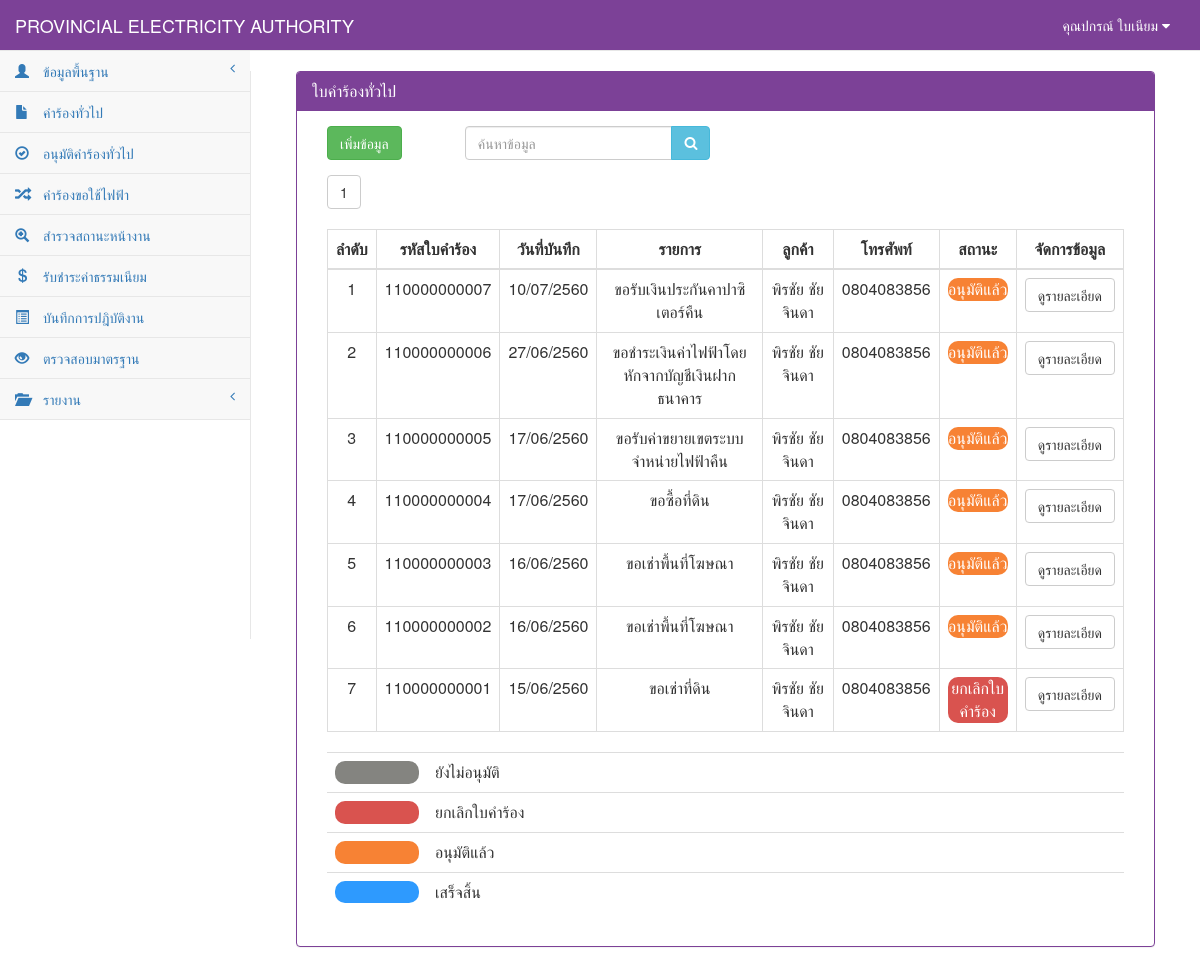
The page /RequestGeneral_show.php (signed in) on the database as committed earlier.
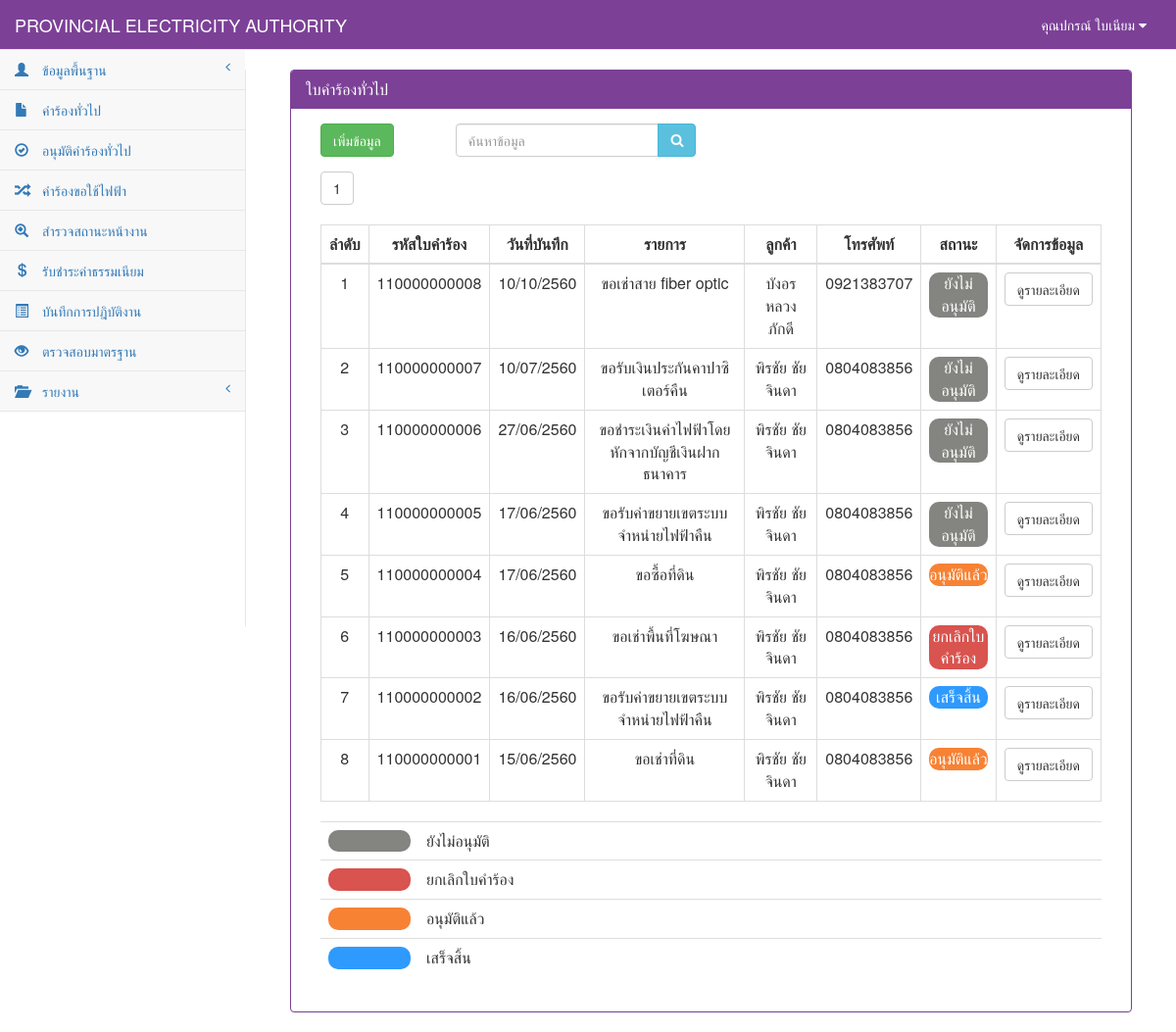
The same page on the database as committed later.
### tables this page shows
CREATE TABLE `tb_user` (
  `user_id` char(13) NOT NULL,
  `user_code` char(13) NOT NULL,
  `user_first` int(1) NOT NULL,
  `user_name` varchar(50) NOT NULL,
  `user_last` varchar(50) NOT NULL,
  `user_add` text NOT NULL,
  `user_tel` char(10) NOT NULL,
  `user_pos` int(1) NOT NULL,
  `user_pass` varchar(12) NOT NULL,
  PRIMARY KEY  (`user_id`)
);

CREATE TABLE `tb_general` (
  `rg_id` char(12) NOT NULL,
  `rg_date` date NOT NULL,
  `rg_branch` varchar(50) NOT NULL,
  `user_id` char(13) NOT NULL,
  `cus_id` char(13) NOT NULL,
  `rg_place_type` int(1) NOT NULL,
  `rg_place_other` varchar(50) NOT NULL,
  `rg_place_name` varchar(50) NOT NULL,
  `rg_place_homeid` varchar(20) NOT NULL,
  `rg_place_number` varchar(20) NOT NULL,
  `rg_place_village` varchar(20) NOT NULL,
  `rg_place_room` varchar(10) NOT NULL,
  `rg_place_floor` varchar(5) NOT NULL,
  `rg_place_alley` varchar(50) NOT NULL,
  `rg_place_alleyway` varchar(50) NOT NULL,
  `rg_place_road` varchar(50) NOT NULL,
  `rg_place_villno` varchar(2) NOT NULL,
  `rg_place_district` varchar(30) NOT NULL,
  `rg_place_canton` varchar(30) NOT NULL,
  `rg_place_province` varchar(30) NOT NULL,
  `rg_place_post` varchar(10) NOT NULL,
  `rg_place_tel` char(10) NOT NULL,
  `rg_place_fax` char(10) NOT NULL,
  `rg_place_email` varchar(30) NOT NULL,
  `rg_place_service` varchar(10) NOT NULL,
  `rg_contact_place` varchar(100) NOT NULL,
  `rg_contact_homeid` varchar(20) NOT NULL,
  `rg_contact_number` varchar(20) NOT NULL,
  `rg_contact_village` varchar(20) NOT NULL,
  `rg_contact_room` varchar(10) NOT NULL,
  `rg_contact_floor` varchar(5) NOT NULL,
  `rg_contact_alley` varchar(50) NOT NULL,
  `rg_contact_alleyway` varchar(50) NOT NULL,
  `rg_contact_road` varchar(50) NOT NULL,
  `rg_contact_villno` varchar(2) NOT NULL,
  `rg_contact_district` varchar(30) NOT NULL,
  `rg_contact_canton` varchar(30) NOT NULL,
  `rg_contact_province` varchar(30) NOT NULL,
  `rg_contact_post` varchar(10) NOT NULL,
  `rg_contact_tel` char(10) NOT NULL,
  `rg_contact_fax` char(10) NOT NULL,
  `rg_contact_email` varchar(30) NOT NULL,
  `rg_want_type` int(2) NOT NULL,
  `rg_want_other` varchar(100) NOT NULL,
  `rg_detail` varchar(100) NOT NULL,
  `rg_status` int(1) NOT NULL,
  PRIMARY KEY  (`rg_id`)
);

CREATE TABLE `tb_customer` (
  `cus_id` char(13) NOT NULL,
  `cus_first` varchar(50) NOT NULL,
  `cus_name` varchar(50) NOT NULL,
  `cus_type` varchar(30) NOT NULL,
  `cus_code` char(9) NOT NULL,
  `cus_tax` char(13) NOT NULL,
  `cus_homeid` varchar(20) NOT NULL,
  `cus_number` varchar(20) NOT NULL,
  `cus_village` varchar(20) NOT NULL,
  `cus_room` varchar(10) NOT NULL,
  `cus_floor` varchar(5) NOT NULL,
  `cus_alley` varchar(50) NOT NULL,
  `cus_alleyway` varchar(50) NOT NULL,
  `cus_road` varchar(50) NOT NULL,
  `cus_vilno` varchar(2) NOT NULL,
  `cus_district` varchar(30) NOT NULL,
  `cus_canton` varchar(30) NOT NULL,
  `cus_province` varchar(30) NOT NULL,
  `cus_post` varchar(10) NOT NULL,
  `cus_tel` char(10) NOT NULL,
  `cus_fax` char(10) NOT NULL,
  `cus_email` varchar(30) NOT NULL,
  PRIMARY KEY  (`cus_id`)
);

### connect_db.php (called while the page is built, shortened)
<?php
$dbname="pea";
$limit=10;
?>

### RequestGeneral_show.php (the view, shortened to what the rows shown need)
<?php
include "connect_db.php";
function Dateim($mydate){
    $d=split("-",$mydate);
    $mydate=$d[2]."/".$d[1]."/".($d[0]+543);
    return "$mydate";
}
?>
<!DOCTYPE html>
<html>
<head>
    <link href="vendor/bootstrap/css/bootstrap.css" rel="stylesheet">
    <link href="vendor/metisMenu/metisMenu.css" rel="stylesheet">
    <link href="dist/css/sb-admin-2.css" rel="stylesheet">
    <link href="vendor/font-awesome/css/font-awesome.css" rel="stylesheet" type="text/css">
</head>
<body>
<?php include "header.php";?>
<?php
    include"sidebar.php";
?>
    <div id="page-wrapper">
        <div class="col-sm-12 ">
            <div class="panel panel-primary">
                <div class="panel-heading">
                    <h2 class="panel-title">ใบคำร้องทั่วไป</h2>
                </div>
            <div class="panel-body">
            <div class="col-sm-12">
                <div class="table-responsive">
                    ?> <br><br>
                    <table width="100%" class="table table-bordered table-hover">
                        <thead>
                            <tr>
                                <th class=" text-center" >ลำดับ</th>
                                <th class=" text-center" >รหัสใบคำร้อง</th>
                                <th class=" text-center" >วันที่บันทึก</th>
                                <th class=" text-center" >รายการ</th>
                                <th class=" text-center" >ลูกค้า</th>
                                <th class=" text-center" >โทรศัพท์</th>
                                <th class=" text-center" >สถานะ</th>
                                <th class=" text-center">จัดการข้อมูล</th>
                            </tr>
                        </thead>
                            <tbody>
                            <?php
                                if($_GET[start]=="" || $_GET[start]=="1"){
                                        $page="0";
                                }else{
                                        $page=($_GET[start]-1)*$limit;
                                }
                                $sql="select * from tb_general where rg_id like '%".$_POST[search]."%' order by rg_id desc limit $page,$limit ";
                                $result=mysql_db_query($dbname,$sql);
                                    if(mysql_num_rows($result)>0){
                                        while($array=mysql_fetch_array($result)){
                                            $page++;
                                            $sqlcus="select * from tb_customer where cus_id='".$array[cus_id]."'";
                                            $resultcus=mysql_db_query($dbname,$sqlcus);
                                            $arraycus=mysql_fetch_array($resultcus);
                                            if($array[rg_want_type]==0){
                                                $want="ขอรับเงินประกันการใช้ไฟฟ้าคืน";
                                            }elseif($array[rg_want_type]==1){
                                                $want="ขอรับเงินประกันคาปาซิเตอร์คืน";
                                            }elseif($array[rg_want_type]==2){
                                                $want="ขอรับเงินประกันหม้อแปลงไฟฟ้าคืน";
                                            }elseif($array[rg_want_type]==3){
                                                $want="ขอรับค่าขยายเขตระบบจำหน่ายไฟฟ้าคืน";
                                            }elseif($array[rg_want_type]==4){
                                                $want="ขอใช้บริการพิมพ์โฆษณาหลังใบแจ้งหนี้";
                                            }elseif($array[rg_want_type]==5){
                                                $want="ขอชำระเงินค่าไฟฟ้าโดยหักจากบัญชีเงินฝากธนาคาร";
                                            }elseif($array[rg_want_type]==6){
                                                $want="ขอเช่าพื้นที่โฆษณา";
                                            }elseif($array[rg_want_type]==7){
                                                $want="ขอเช่าพาดสายโทรนาคม";
                                            }elseif($array[rg_want_type]==8){
                                                $want="ขอเช่าสาย fiber optic";
                                            }elseif($array[rg_want_type]==9){
                                                $want="ขอเช่าที่ดิน";
                                            }elseif($array[rg_want_type]==10){
                                                $want="ขอซื้อที่ดิน";
                                            }elseif($array[rg_want_type]==11){
                                                $want="ขอใช้ไฟฟ้าที่ กฟภ. สนับสนุน";
                                            }else{
                                               $want=$array[rg_want_other];
                                            }
                                            if($array[rg_status]==0){
                                                $status="#848480";
                                                $label="ยังไม่อนุมัติ";
                                            }elseif($array[rg_status]==1){
                                               $status="#F78234";
                                               $label="อนุมัติแล้ว";
                                            }elseif($array[rg_status]==2){
                                               $status="#d9534f";
                                              $label="ยกเลิกใบคำร้อง";
                                            }elseif($array[rg_status]==3){
                                              $status="#2E9AFE";
                                               $label="เสร็จสิ้น";
                                            }
                            ?>
                                    <tr>
                                        <td class="text-center"><?=$page?></td>
                                            <td class=" text-center"><?=$array[rg_id]?></td>
                                            <td class=" text-center"><?= Dateim($array[rg_date]);?></td>
                                            <td class=" text-center"><?=$want?></td>
                                            <td class="text-center"><?=$arraycus[cus_name]?></td>
                                            <td class="text-center"><?=$arraycus[cus_tel]?></td>
                                            <td class="text-center"><div style="border-radius:10px; background-color: <?=$status?>; color: white;"><?=$label?></div></td>
                                            <td align="center">
                                                <div class="btn-group">
                                                    <a class="btn btn-default" href="RequestGeneral_detail.php?rg_id=<?=$array[rg_id]?>" >ดูรายละเอียด</a>
                                                </div>
                                            </td>
                                    </tr>
                                    <?php
                                        }
                                            }else{
                                    ?>
                                    <tr><td colspan="8" align="center">ไม่พบข้อมูล</td></tr>
                                    <?
                                            }
                                    ?>
                            </tbody>
                    </table>
                </div>
            </div>
        </div>
        </div>
    </div>
</div>
</body>
</html>

### header.php (shortened to what the rows shown need)
<?php
$sqluser="select *from tb_user where user_id='".$_SESSION[loginid]."'";
$reuser=mysql_db_query($dbname,$sqluser);
$user=mysql_fetch_array($reuser);
?>
<nav style="background-color:#7c4197;" class="navbar navbar-default navbar-static-top" role="navigation" style="margin-bottom: 0" >
            <ul class="nav navbar-top-links navbar-right" >
                 <li class="dropdown">
                     <a style="color: White" class="dropdown-toggle" data-toggle="dropdown" href="#">
                        คุณ<?=$user[user_name]?> <?=$user[user_last]?>
                        <i class="fa fa-caret-down"></i>
                    </a>
                </li>
            </ul>

Rows that differ between the two databases and show on the page:
added tb_general: rg_id "110000000008", rg_date "10/10/2560", rg_want_type "ขอเช่าสาย fiber optic", cus.cus_name "บังอร หลวงภักดี", cus.cus_tel "0921383707", rg_status "ยังไม่อนุมัติ"
changed tb_general "ขอรับเงินประกันคาปาซิเตอร์คืน": rg_status "อนุมัติแล้ว" → "ยังไม่อนุมัติ"
changed tb_general "ขอชำระเงินค่าไฟฟ้าโดยหักจากบัญชีเงินฝากธนาคาร": rg_status "อนุมัติแล้ว" → "ยังไม่อนุมัติ"
changed tb_general id 110000000005: rg_status "อนุมัติแล้ว" → "ยังไม่อนุมัติ"
changed tb_general "ขอเช่าพื้นที่โฆษณา": rg_status "อนุมัติแล้ว" → "ยกเลิกใบคำร้อง"
changed tb_general id 110000000002: rg_want_type "ขอเช่าพื้นที่โฆษณา" → "ขอรับค่าขยายเขตระบบจำหน่ายไฟฟ้าคืน"; rg_status "อนุมัติแล้ว" → "เสร็จสิ้น"
changed tb_general "ขอเช่าที่ดิน": rg_status "ยกเลิกใบคำร้อง" → "อนุมัติแล้ว"
